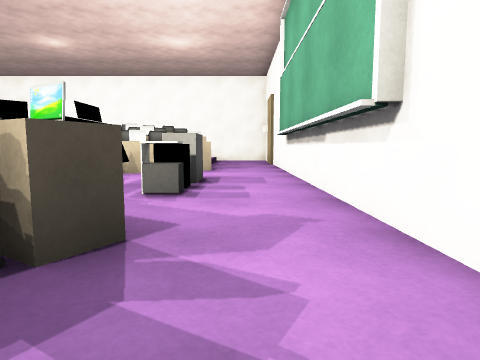
view 1 (above)

24 first-person views from a walk through a 3-D level made in the Unity game engine. The camera is 0.65 m above the floor, tilts 6° down and sees 75° across. The floor is counted in squares, 1 m on a side. Each view is taken from the middle of a square. On the plan, view 1 faces up. The plan holds only what a view shows up to about 10 squares ahead; the rest is blank. The player is left out. Some animated figures are not drawn. Some surface patterns are stand-ins.

view 2
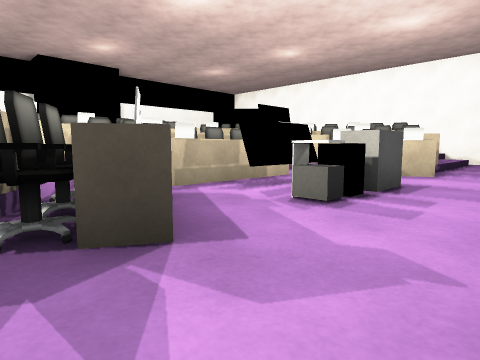

view 3
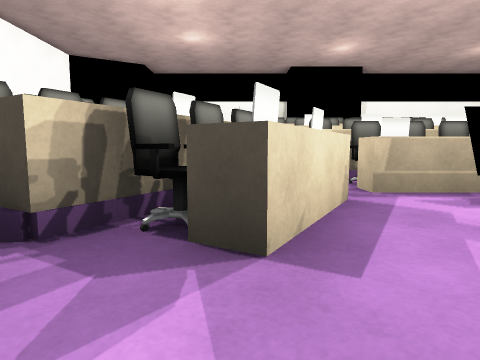

view 4
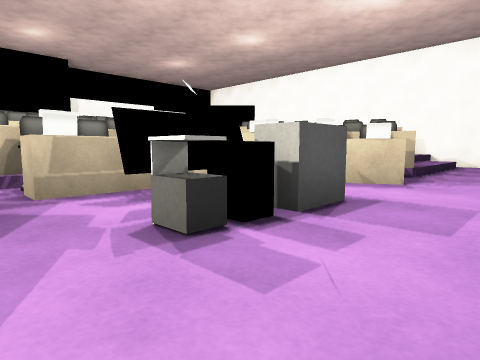

view 5
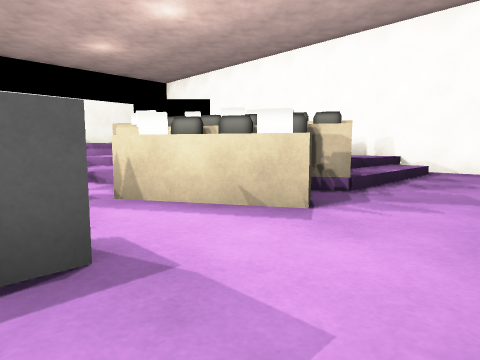

view 6
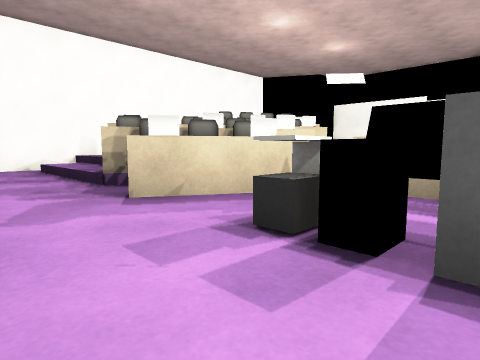

view 7
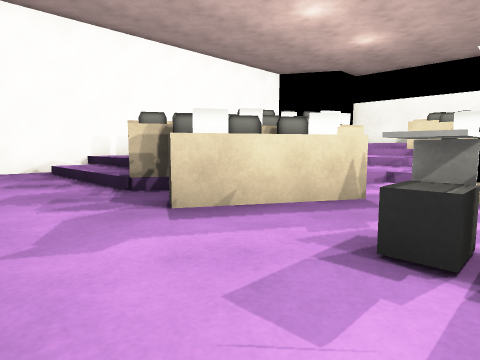

view 8
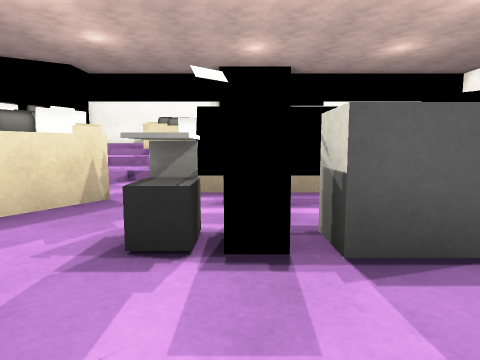

view 9
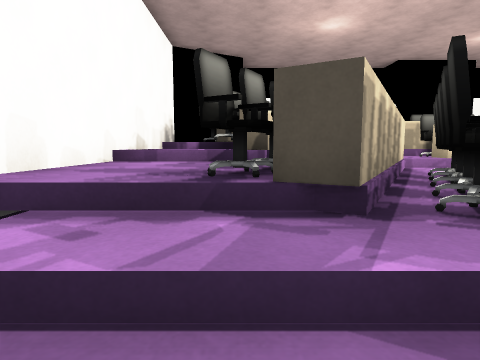

view 10
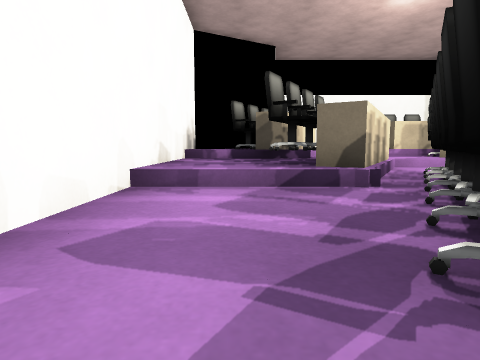

view 11
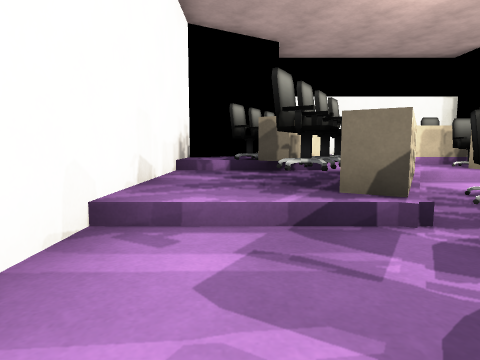

view 12
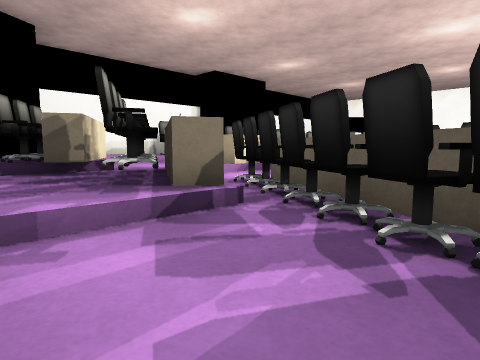

view 13
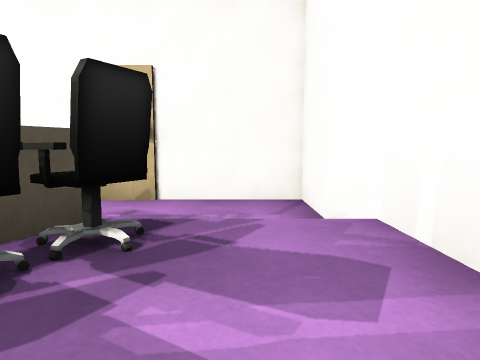

view 14
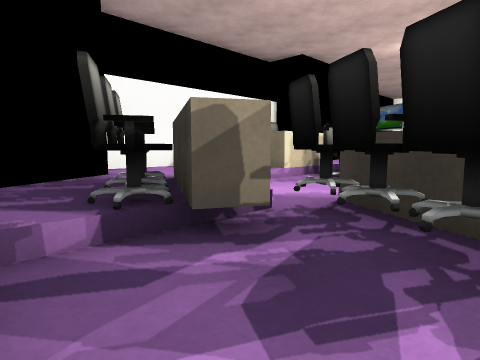

view 15
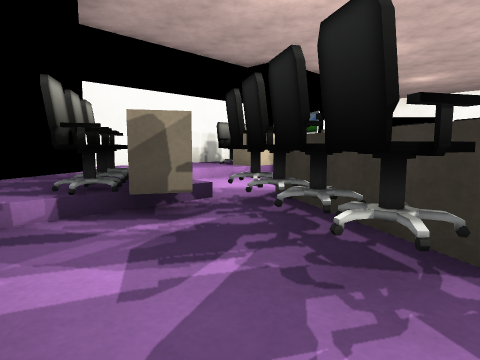

view 16
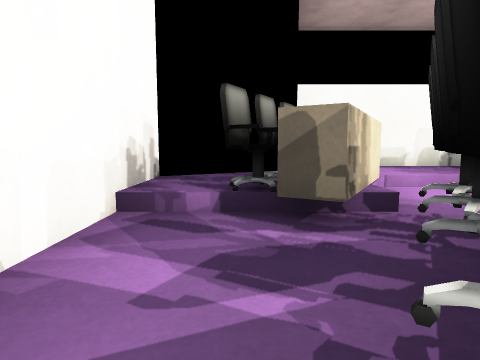

view 17
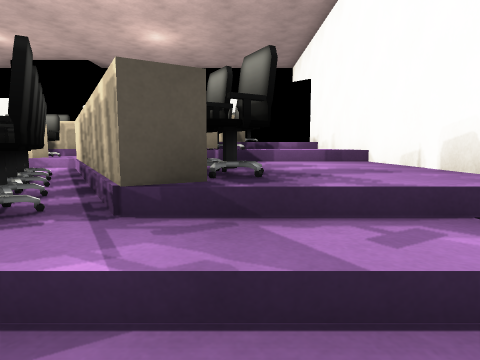

view 18
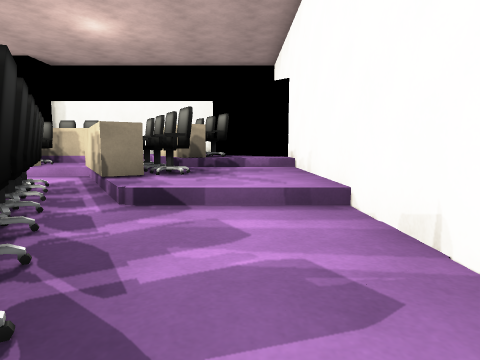

view 19
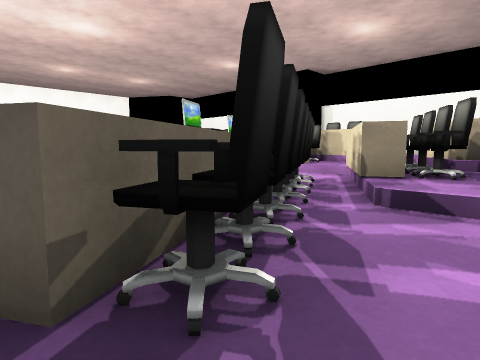

view 20
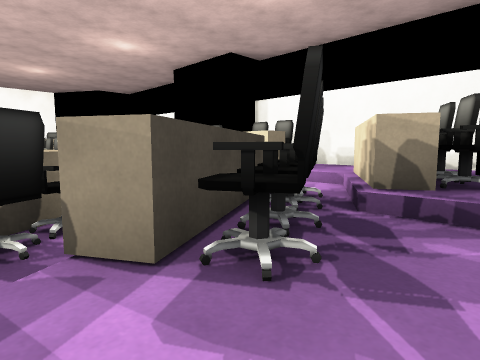

view 21
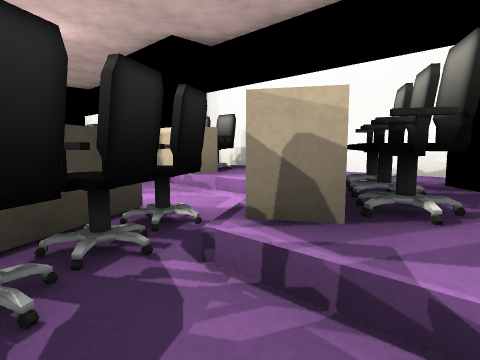

view 22
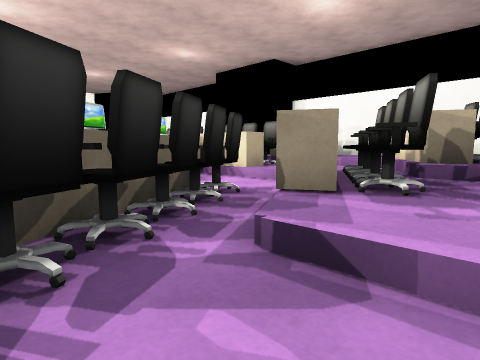

view 23
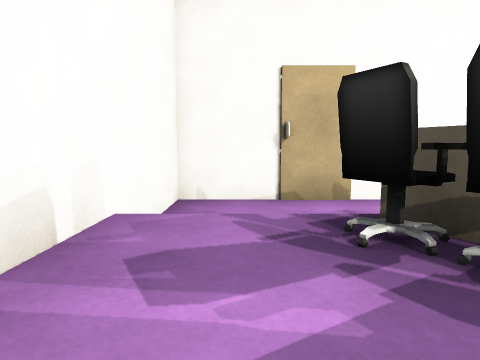

view 24
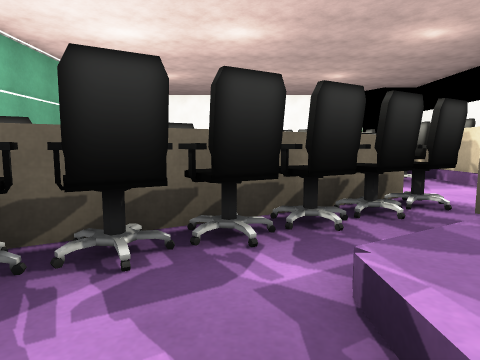

### Floor plan
Key: @ floor where view 1 was taken; # wall or solid block; . main floor; : floor 0.2 m higher than the main floor; + floor 0.4 m higher than the main floor; * floor 0.6 m higher than the main floor; % floor 0.8 m higher than the main floor; / step, stairs or slope; = window, fence, low wall or low ledge; ^ raised ledge; C chair; B grey block; L block; O other object.
Columns run from 13 left of view 1 to 2 right of it. Each row starts with its distance up from view 1.
 15    #############
 14   %%/***+++//..#
 13 #CCC/CC*++C#/.##
 12 #CCCC##/CO##/.##
 11 #=#C##CCO^CC/..#
 10 #LL ####CCO#...#
  9 #CLC^+###OCCO..#
  8 #OLO^C^:#=O^...#
  7    O^OOCC .....#
  6    O OOOOC.#B..#
  5    O^OOCOC.#O..#
  4     ^OOCCO..O..#
  3 #CL ^C^:#=O^...#
  2 #CLC^+###OCOO..#
  1 #%***+O#CCO#...
  0 #%**##CCOCCC/@#
 -1 #%##CO#CCC##/.##
 -2 #####CCC+CC//..#
 -3  ##CC***+++//..#
 -4   #%/***+++=...#
 -5   ##############

Where each view was taken, in squares from view 1:
view 1: 0 up, 0 right, facing up
view 2: 1 up, 1 right, facing up-left
view 3: 2 up, 1 right, facing left
view 4: 3 up, 1 right, facing up-left
view 5: 6 up, 1 right, facing up-left
view 6: 6 up, 1 right, facing down-left
view 7: 5 up, 1 right, facing down-left
view 8: 5 up, 1 right, facing left
view 9: 2 down, 0 right, facing left
view 10: 3 down, 2 left, facing left
view 11: 3 down, 3 left, facing left
view 12: 4 down, 3 left, facing up-left
view 13: 3 down, 5 left, facing right
view 14: 4 down, 7 left, facing up-left
view 15: 4 down, 6 left, facing up-left
view 16: 3 down, 6 left, facing left
view 17: 13 up, 0 right, facing left
view 18: 14 up, 2 left, facing left
view 19: 14 up, 2 left, facing down-left
view 20: 14 up, 6 left, facing down-left
view 21: 14 up, 8 left, facing down-left
view 22: 14 up, 4 left, facing down-left
view 23: 14 up, 5 left, facing right
view 24: 14 up, 5 left, facing down
